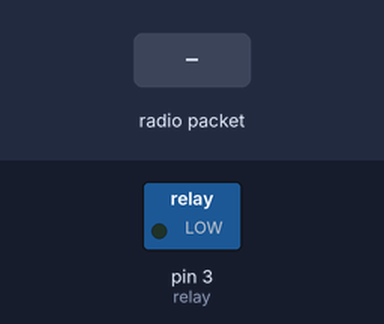
A sketch run on a simulated Arduino Uno, built with avr-gcc and run on an emulated ATmega328P. Shown: switched loads named in the sketch (green lamp = pin HIGH). The inputs (shaded band) are chosen by the test bench. No radio packets arrive unless stated; what the sketch prints to the serial monitor is not drawn.

Above: at 1.2 s.
1.3 s: radio packet "nockanda" arrives
2.9 s: radio packet "1" arrives
Timing chart, 0 to 5.9 s (numbered marks = the images above; inputs shaded):
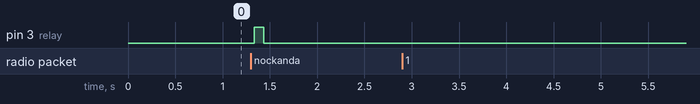

Measured:
- after the input at 1.3 s, pin 3 (relay): LOW → HIGH at once, → LOW 0.10 s later
- after the input at 2.9 s, every drawn part: stays the same

The sketch:

doorlock-lora.ino
```cpp
#include <SPI.h>              // include libraries
#include <LoRa.h>

#define relay 3

//920.9Mhz
const long frequency = 9209E5;

bool relay_is_on = false;
unsigned long t = 0;

void setup() {
  Serial.begin(9600);                   // initialize serial
  pinMode(relay,OUTPUT);
  if (!LoRa.begin(frequency)) {
    Serial.println("LoRa init failed. Check your connections.");
    while (true);                       // if failed, do nothing
  }

  Serial.println("LoRa init succeeded.");
  Serial.println();
  Serial.println("LoRa Simple Gateway");
  Serial.println("Only receive messages from nodes");
  Serial.println("Tx: invertIQ enable");
  Serial.println("Rx: invertIQ disable");
  Serial.println();

  LoRa.onReceive(onReceive);
  LoRa.onTxDone(onTxDone);
  LoRa_rxMode();
}

void loop() {
  //릴레이가 켜졌을때를 기준으로 100ms가 지났다면~
  if(relay_is_on){
    if(millis() - t > 100){
      relay_is_on = false;
      digitalWrite(relay,LOW);
    }
  }
/*
  //5초에 한번 실행된다~
  if (runEvery(5000)) { // repeat every 5000 millis

    String message = "HeLoRa World! ";
    message += "I'm a Gateway! ";
    message += millis();


    LoRa_sendMessage(message); // send a message
    //1.TX모드로 전환한다
    //2.메시지를 LoRa로 전송한다
    //3.Rx모드로 전환한다

    Serial.println("Send Message!");
  }
  */
}

//수신모드
void LoRa_rxMode(){
  LoRa.disableInvertIQ();               // normal mode
  LoRa.receive();                       // set receive mode
}

//송신모드
void LoRa_txMode(){
  LoRa.idle();                          // set standby mode
  LoRa.enableInvertIQ();                // active invert I and Q signals
}

void LoRa_sendMessage(String message) {
  LoRa_txMode();                        // set tx mode
  LoRa.beginPacket();                   // start packet
  LoRa.print(message);                  // add payload
  LoRa.endPacket(true);                 // finish packet and send it
}

void onReceive(int packetSize) {
  String message = "";

  while (LoRa.available()) {
    message += (char)LoRa.read();
  }

  if(message == "nockanda"){
    Serial.println("도어 잠금이 해제된다!");
    //컨트롤러에게 응답한다
    LoRa_sendMessage("OK");
    //도어잠금을 해제한다
    digitalWrite(relay,HIGH);
    relay_is_on = true;
    t = millis();
    //delay(100);
    //digitalWrite(relay,LOW);

  }else{
    Serial.println("저장된 명령이 아니다!!");
    //응답할 가치가 없다!
  }
}

void onTxDone() {
  Serial.println("TxDone");
  LoRa_rxMode();
}

boolean runEvery(unsigned long interval)
{
  static unsigned long previousMillis = 0;
  unsigned long currentMillis = millis();
  if (currentMillis - previousMillis >= interval)
  {
    previousMillis = currentMillis;
    return true;
  }
  return false;
}
```
